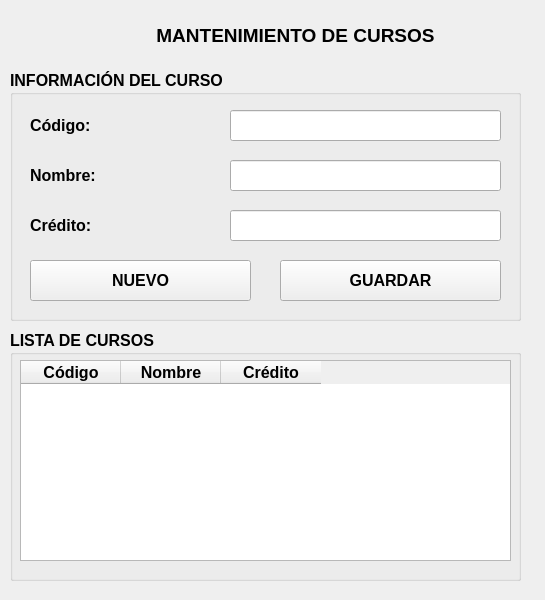
<?xml version="1.0" encoding="UTF-8"?>
<ui version="4.0">
 <class>MainWindow</class>
 <widget class="QMainWindow" name="MainWindow">
  <property name="geometry">
   <rect>
    <x>0</x>
    <y>0</y>
    <width>545</width>
    <height>600</height>
   </rect>
  </property>
  <property name="windowTitle">
   <string>MainWindow</string>
  </property>
  <widget class="QWidget" name="centralwidget">
   <widget class="QLabel" name="label">
    <property name="geometry">
     <rect>
      <x>10</x>
      <y>20</y>
      <width>571</width>
      <height>31</height>
     </rect>
    </property>
    <property name="font">
     <font>
      <pointsize>14</pointsize>
      <weight>75</weight>
      <bold>true</bold>
     </font>
    </property>
    <property name="text">
     <string>MANTENIMIENTO DE CURSOS</string>
    </property>
    <property name="alignment">
     <set>Qt::AlignCenter</set>
    </property>
   </widget>
   <widget class="QGroupBox" name="groupBox">
    <property name="geometry">
     <rect>
      <x>10</x>
      <y>70</y>
      <width>511</width>
      <height>251</height>
     </rect>
    </property>
    <property name="font">
     <font>
      <pointsize>12</pointsize>
      <weight>75</weight>
      <bold>true</bold>
     </font>
    </property>
    <property name="title">
     <string>INFORMACIÓN DEL CURSO</string>
    </property>
    <widget class="QLabel" name="label_2">
     <property name="geometry">
      <rect>
       <x>20</x>
       <y>40</y>
       <width>181</width>
       <height>31</height>
      </rect>
     </property>
     <property name="text">
      <string>Código:</string>
     </property>
    </widget>
    <widget class="QLineEdit" name="txtcodigo">
     <property name="geometry">
      <rect>
       <x>220</x>
       <y>40</y>
       <width>271</width>
       <height>31</height>
      </rect>
     </property>
    </widget>
    <widget class="QLineEdit" name="txtnombre">
     <property name="geometry">
      <rect>
       <x>220</x>
       <y>90</y>
       <width>271</width>
       <height>31</height>
      </rect>
     </property>
    </widget>
    <widget class="QLabel" name="label_3">
     <property name="geometry">
      <rect>
       <x>20</x>
       <y>90</y>
       <width>181</width>
       <height>31</height>
      </rect>
     </property>
     <property name="text">
      <string>Nombre:</string>
     </property>
    </widget>
    <widget class="QLabel" name="label_4">
     <property name="geometry">
      <rect>
       <x>20</x>
       <y>140</y>
       <width>181</width>
       <height>31</height>
      </rect>
     </property>
     <property name="text">
      <string>Crédito:</string>
     </property>
    </widget>
    <widget class="QLineEdit" name="txtcredito">
     <property name="geometry">
      <rect>
       <x>220</x>
       <y>140</y>
       <width>271</width>
       <height>31</height>
      </rect>
     </property>
    </widget>
    <widget class="QPushButton" name="btnguardar">
     <property name="geometry">
      <rect>
       <x>270</x>
       <y>190</y>
       <width>221</width>
       <height>41</height>
      </rect>
     </property>
     <property name="text">
      <string>GUARDAR</string>
     </property>
    </widget>
    <widget class="QPushButton" name="btnnuevo">
     <property name="geometry">
      <rect>
       <x>20</x>
       <y>190</y>
       <width>221</width>
       <height>41</height>
      </rect>
     </property>
     <property name="text">
      <string>NUEVO</string>
     </property>
    </widget>
   </widget>
   <widget class="QGroupBox" name="groupBox_2">
    <property name="geometry">
     <rect>
      <x>10</x>
      <y>330</y>
      <width>511</width>
      <height>251</height>
     </rect>
    </property>
    <property name="font">
     <font>
      <pointsize>12</pointsize>
      <weight>75</weight>
      <bold>true</bold>
     </font>
    </property>
    <property name="title">
     <string>LISTA DE CURSOS</string>
    </property>
    <widget class="QTableWidget" name="tblcursos">
     <property name="geometry">
      <rect>
       <x>10</x>
       <y>30</y>
       <width>491</width>
       <height>201</height>
      </rect>
     </property>
     <column>
      <property name="text">
       <string>Código</string>
      </property>
     </column>
     <column>
      <property name="text">
       <string>Nombre</string>
      </property>
     </column>
     <column>
      <property name="text">
       <string>Crédito</string>
      </property>
     </column>
    </widget>
   </widget>
  </widget>
 </widget>
 <resources/>
 <connections/>
</ui>
